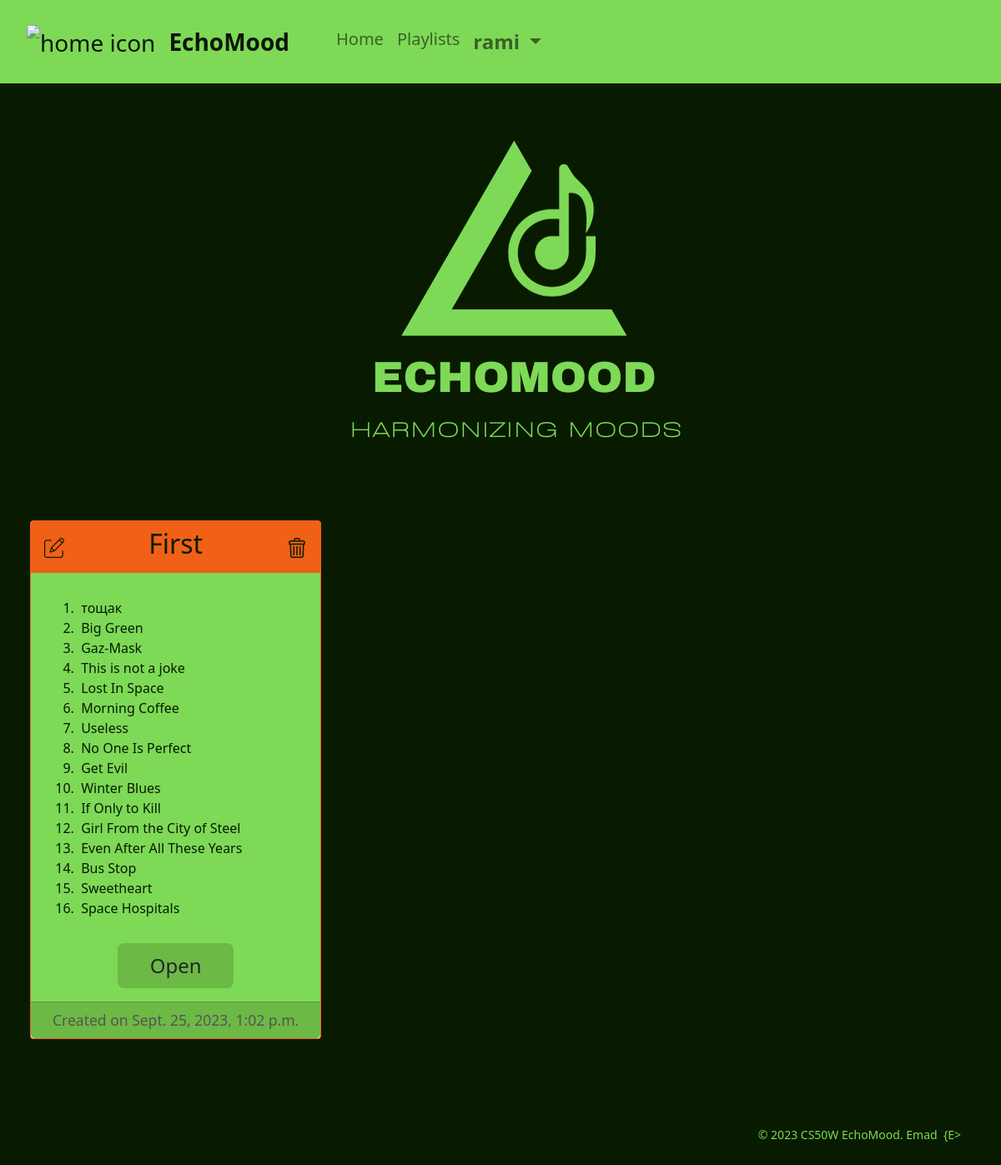
The app's page /playlists (signed in) with its own data.
### capstone/models.py (models this page shows, shortened)
class User(AbstractUser):
    playlists = models.ManyToManyField('Playlist', related_name='playlist_users')

class Playlist(models.Model):
    name = models.CharField(max_length=200)
    created_on = models.DateTimeField(auto_now_add=True)    # automatically populated with current date
    tracks = models.ManyToManyField('Track', related_name='playlists')
    mood = models.ForeignKey(Mood, on_delete=models.CASCADE, related_name="mood_playlists")

class Track(models.Model):
    title = models.CharField(max_length=200)
    gdrive_id = models.CharField(max_length=200, unique=True)
    artist = models.CharField(max_length=100)
    added_on = models.DateTimeField(auto_now_add=True)    # automatically populated with current date
    genre = models.ForeignKey(Genre, on_delete=models.CASCADE, related_name="genre_tracks")

### capstone/views.py (the view)
# urls.py: path("playlists", views.playlists, name="playlists"),
@login_required
def playlists(request):
    context = create_context(playlist_form=PlaylistForm())
    return render(request, "capstone/playlists.html", context=context)

### capstone/tools.py (called while the page is built)
def create_context(**kwargs):
    context = {
        "register_form": kwargs.get("register_form", None),
        "login_form": kwargs.get("login_form", None),
        "mood_form": kwargs.get("mood_form", None),
        "playlist_form": kwargs.get("playlist_form", None),
        "playlist": kwargs.get("playlist", None),
        "playlist_json": kwargs.get("playlist_json", None),
        "is_in_user_playlists": kwargs.get("is_in_user_playlists", False),
        "selected_mood": kwargs.get("selected_mood", None),
        "playable": kwargs.get("playable", False),  # here default value of 'playable' is False not None
        }
    return context

### capstone/templates/capstone/playlists.html (shortened to what this page needs)
{% extends 'capstone/layout.html' %}
{% load static %}
{% block body %}
    <div class="row container-fluid d-flex justify-content-center">
        <div class="col-lg-4 col-md-6 col-sm-12 mx-auto">
            <img src="{% static 'capstone/assets/logo/EchoMood.png' %}" alt="EchoMood Logo">
        </div>
    </div>
    <div id="playlists-div" class="mb-5">
        <div class="row container-fluid row-cols-1 row-cols-md-3 g-4 px-3">
            {% for playlist in user.playlists.all %}
                <div class="col mb-2">
                    <div class="card h-100 mx-2 fs-5">
                        <div class="card-body p-0 m-0">
                            <div class="card-title d-flex justify-content-between align-items-center py-2">
                                <a type="button" class="btn-link fs-4 ms-3 mb-1" data-bs-toggle="modal" data-bs-target="#renamePlaylistModal-{{playlist.id}}">
                                    <cite title="Delete playlist">
                                        <img src="{% static 'capstone/assets/icons/edit.png' %}" alt="edit icon">
                                    </cite>
                                </a>
                                <h3 class="fs-2">{{ playlist.name }}</h3>
                                <a type="button" class="btn-link fs-4 me-3 mb-1" data-bs-toggle="modal" data-bs-target="#deletePlaylistModal-{{playlist.id}}">
                                    <cite title="Rename playlist">
                                        <img src="{% static 'capstone/assets/icons/trash.png' %}" alt="trash icon">
                                    </cite>
                                </a>
                            </div>
                            <div class="d-flex justify-content-start p-3">
                                <ol class="card-text form-control">
                                    {% for track in playlist.tracks.all %}
                                        <li class="card-track fs-6">&nbsp;{{track.title}}</li>
                                    {% endfor %}
                                </ol>
                            </div>
                            <div class="d-flex justify-content-center pt-2 mb-3">
                                <a href="{% url 'open_playlist' playlist.id %}" class="btn btn-lg btn-card fs-4">Open</a>
                            </div>
                        </div>
                        <div class="card-footer py-2">
                            <small class="d-flex justify-content-center">Created on {{ playlist.created_on }}</small>
                        </div>
                    </div>
                </div>
            {% empty %}
                <div class="col mb-2 d-flex justify-content-center">
                    <h2 class="no-playlists">You have no saved playlists.</h2>
                </div>
            {% endfor %}
        </div>
    </div>
{% endblock %}

### capstone/templates/capstone/layout.html (shortened to what this page needs)
{% load static %}
<!DOCTYPE html>
<html lang="en">
<head>
    <link href="https://cdn.jsdelivr.net/npm/bootstrap@5.2.3/dist/css/bootstrap.min.css" rel="stylesheet">
    <link href="{% static 'capstone/styles.css' %}" rel="stylesheet">
    <link rel='stylesheet' href='https://cdn-uicons.flaticon.com/uicons-regular-rounded/css/uicons-regular-rounded.css'>
</head>
<body>
    <nav class="navbar navbar-expand-lg bg-navbar p-4 fs-5">
        <div class="container-fluid">
            <span id="homepage" class="navbar-brand fs-3 me-5">
                <img class="me-2 px-2 home-icon" src="{% static 'capstone/assets/icons/vinyl.png' %}" alt="home icon"><strong>EchoMood</strong>
            </span>
            <div class="collapse navbar-collapse" id="navbarNavDropdown">
                <ul class="navbar-nav mb-2 mb-lg-0">
                    <li class="nav-item">
                        <a class="nav-link" aria-current="page" href="{% url 'index' %}">Home</a>
                    </li>
                    {% if not user.is_authenticated %}
                        <li class="nav-item">
                            <a class="nav-link" href="{% url 'login' %}">Log In</a>
                        </li>
                        <li class="nav-item">
                            <a class="nav-link" href="{% url 'register' %}">Register</a>
                        </li>
                    {% else %}
                        <li class="nav-item">
                            <a class="nav-link" aria-current="page" href="{% url 'playlists' %}">Playlists</a>
                        </li>
                        <li class="nav-item dropdown">
                            <a class="nav-link dropdown-toggle fs-4" href="#" role="button" data-bs-toggle="dropdown" aria-expanded="false">
                                <strong>{{ user.username }}</strong>
                            </a>
                        </li>
                    {% endif %}
                </ul>
            </div>
        </div>
    </nav>
    <div class="container-fluid mb-4 pb-4">
        {% block body %}
        {% endblock %}
    </div>
    <footer class="mt-3">
        <small class="d-flex justify-content-end mx-5 mb-2">
            &copy;&nbsp;2023&nbsp;CS50W&nbsp;EchoMood.&nbsp;Emad&nbsp;&nbsp;{E>
        </small>
        <br>
    </footer>
</body>
</html>

### capstone/static/capstone/styles.css (style rules this page uses)
body { margin: 0; padding: 0; background-color: #081B00; color:#7ED957; }
.bg-navbar, .dropdown-menu, button.track { background-color: #7ED957; }
.container-fluid { margin: 0; padding: 0; }
.home-icon { margin-top: -15px; margin-bottom: -10px; }
.container-fluid { margin: 0 auto; }
.card { border-radius: 4px; border-color: #F16017; }
.card-title { background-color: #F16017; color: #081B00; }
.card-body { background-color: #7ED957; color: #081B00; }
.card-footer { background-color: #6CB946; color: #555; }
.btn-card { background-color: #6CB946; width: 40%; }
ol.form-control { background-color: #7ED957; color: #081B00; border: none; padding-left: 40px; }
a.btn-link { text-decoration: none; }
a.btn-link cite { font-style: inherit; }

### records on screen
User: username "rami"
Playlist: name "First", created_on "Sept. 25, 2023, 1:02 p.m."
Track: title "тощак"
Track: title "Big Green"
Track: title "Gaz-Mask"
Track: title "This is not a joke"
Track: title "Lost In Space"
Track: title "Morning Coffee"
Track: title "Useless"
Track: title "No One Is Perfect"
Track: title "Get Evil"
Track: title "Winter Blues"
Track: title "If Only to Kill"
Track: title "Girl From the City of Steel"
Track: title "Even After All These Years"
Track: title "Bus Stop"
Track: title "Sweetheart"
Track: title "Space Hospitals"
